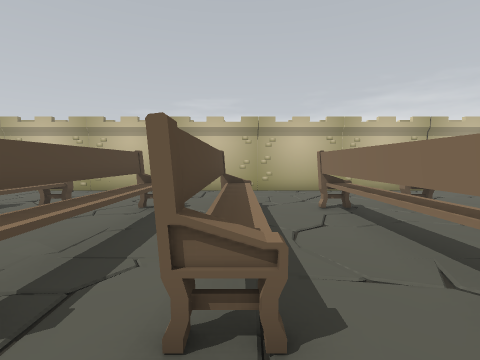
View 1 (above)

24 first-person views from a walk through a scene from a Unity 3-D project. The camera is 1.4 m above the floor, tilts 4° down and sees 85° across. The floor is counted in squares, 1 m on a side. Each view is taken from the middle of a square. On the plan, view 1 faces up. The plan holds only what a view shows up to about 13 squares ahead; the rest is blank. The place goes on beyond the plan. The player character is not drawn. Door leaves are left out, so doorways stand open.

View 2
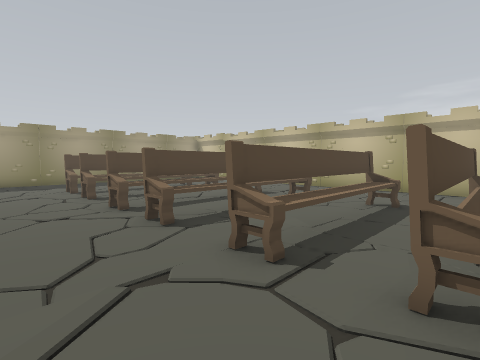

View 3
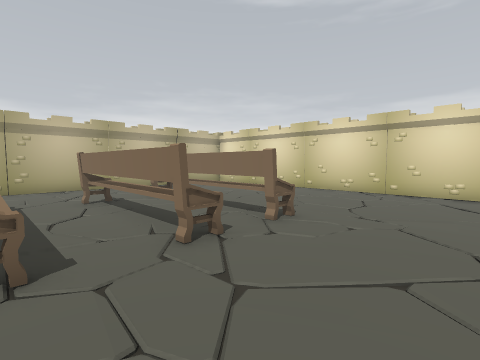

View 4
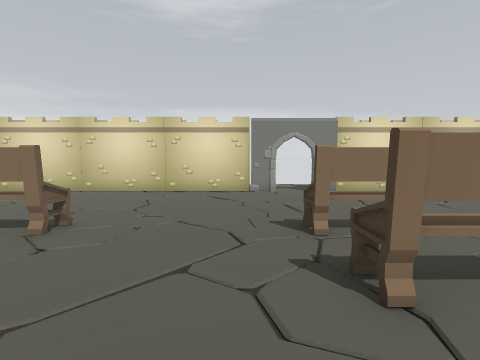

View 5
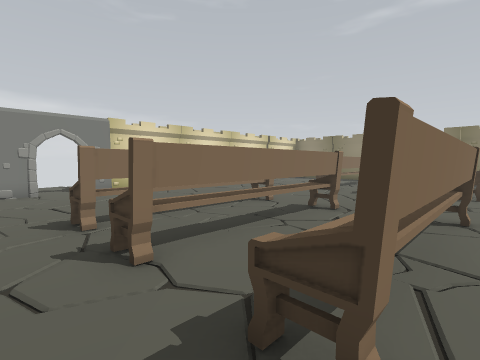

View 6
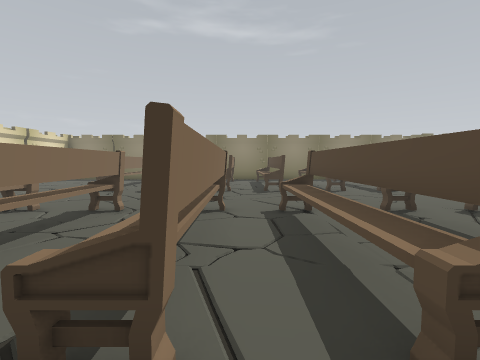

View 7
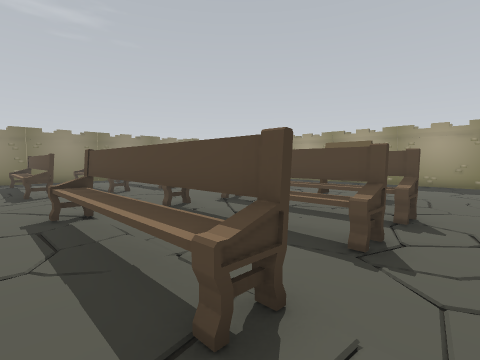

View 8
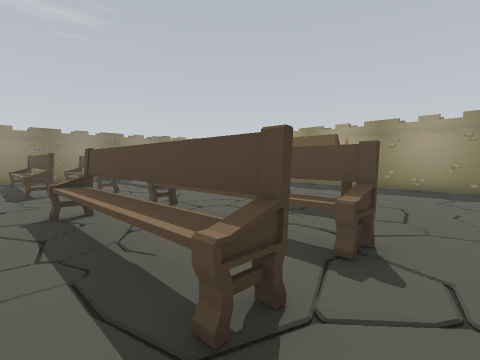

View 9
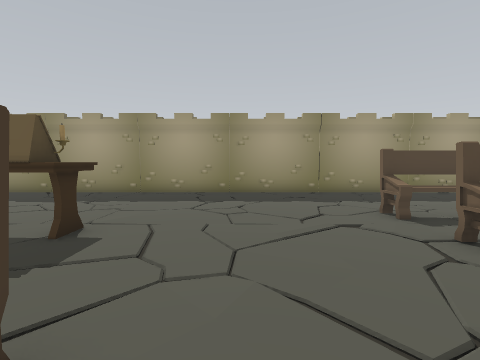

View 10
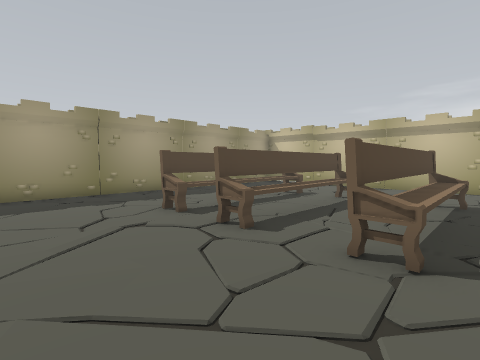

View 11
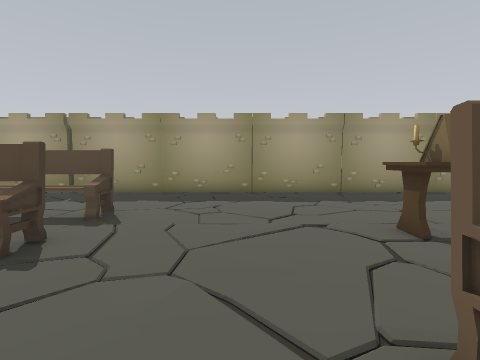

View 12
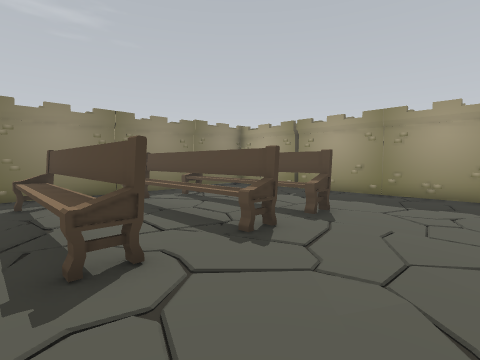

View 13
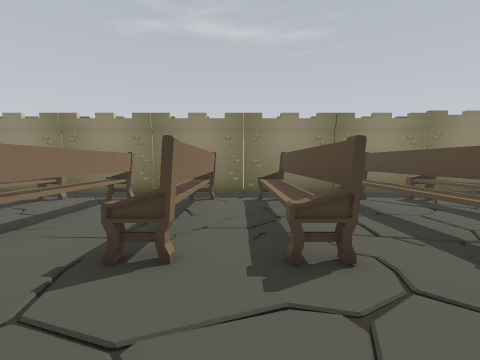

View 14
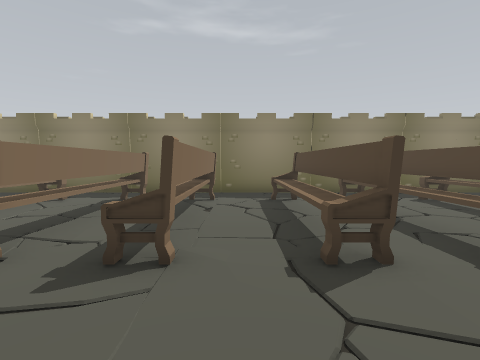

View 15
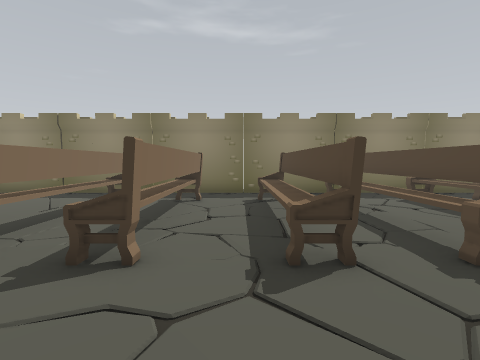

View 16
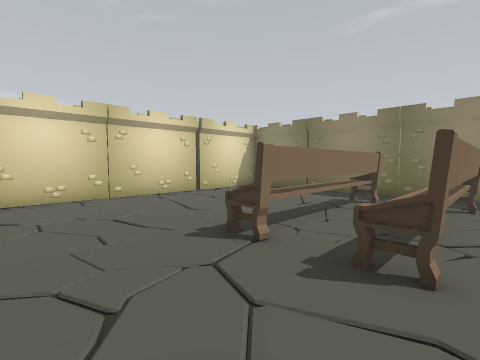

View 17
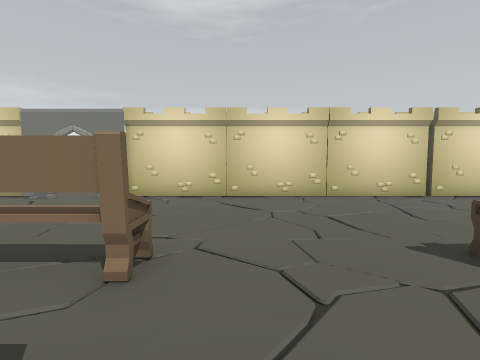

View 18
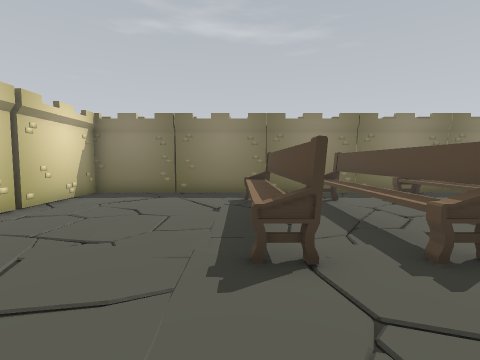

View 19
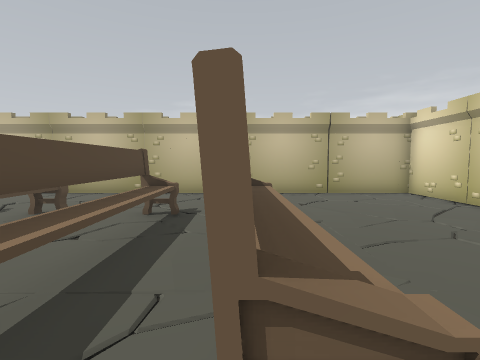

View 20
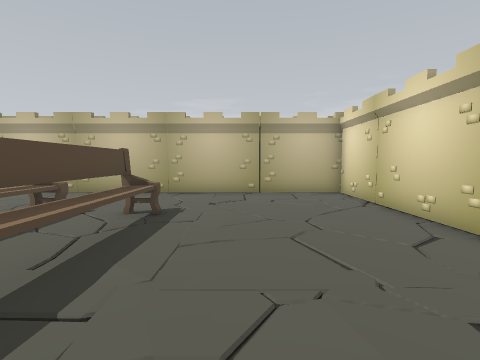

View 21
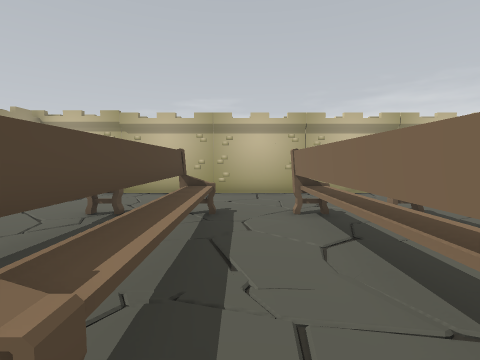

View 22
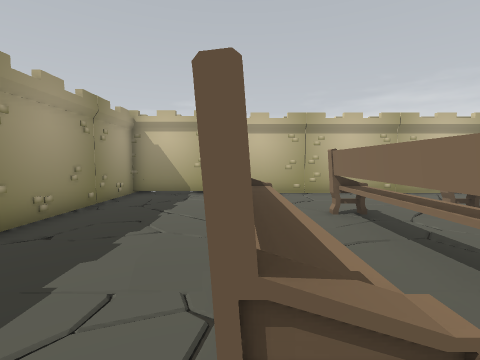

View 23
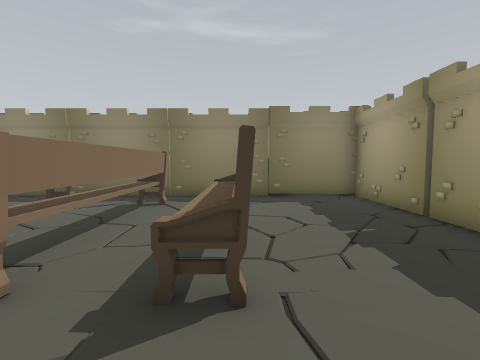

View 24
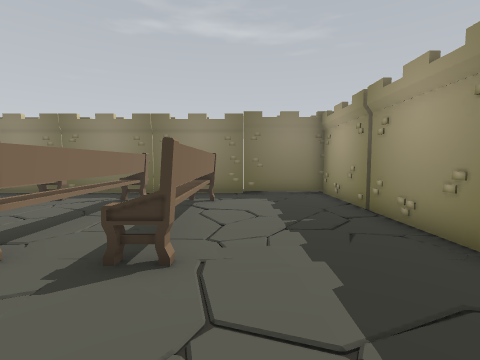

### Floor plan
Key: @ floor where view 1 was taken; # wall or solid block; . floor; D open door; = window, fence, low wall or low ledge; ^ raised ledge; T thing the floor can be seen under or through; O other object.
Columns run from 19 left of view 1 to 13 right of it. Each row starts with its distance up from view 1.
 13 #################################
 12 #...............................#
 11 #...............................#
 10 #............ ..................#
  9 #............ ..................#
  8 #....T^#^..^.#^.T^#^.#^.T^......#
  7 #....T^#^..^. ^.T^#^.#^.T^......#
  6 #....T^#^..^. ^.T^#^..^.T^......#
  5 #....T^#^..^. ^.T^#^..^.T^......#
  4 #....T^#^..^.T^.T^#^..^.T^......#
  3 #....T^#^..^.T^.T^#^..^.T^......#
  2 #....T^#^..^.T^.T^#^..^.T^......#
  1 #...............................#
  0 #..................@............#
 -1 #................. .............#
 -2 #................ ..............#
 -3 #..........=...... ...=........##
 -4 #..........^.T^.#^#^..^.T^.....D
 -5 #.....OOO..^.T^.#^#^..^.T^.....D
 -6 #..... OO..^.T^.#^#^ .^.T .....##
 -7 #..... OO..^.T^.#^#^ .^.T^...  .#
 -8 #.....OOO..^.T^.#^#^ .#.^^......#
 -9 #..........^.T^.#^#^ .^.#^......#
-10 #..........=.......= .=.........#
-11 #...............................#
-12 #...................  ..........#
-13 #...............................#
-14 #...............................#
-15 #....T^#^..^.#^.T^#^..^.T^......#
-16 #....T^#^..^.#^.T^#^..^.T^......#
-17 #....T^#^..^.#^.T^#^..^.T^......#
-18 #....#^#^..^.#^.T^#^..^.T^......#
-19 #....#^#^..^.#^.T^#^.#^.T^......#
-20 #....#^#^..^.#^.T^#^.#^.T^......#
-21 #.......=..=.......=..=.........#
-22 #...............................#
-23 #################################

Positions as (right, up) in squares from view 1, and headings:
1: (0, 0), facing up
2: (0, -1), facing up-left
3: (0, -2), facing up-right
4: (0, -2), facing right
5: (-1, -2), facing down-right
6: (-1, -2), facing down
7: (-1, -2), facing down-left
8: (-4, -2), facing down-left
9: (-7, -2), facing left
10: (-7, -2), facing up-left
11: (-7, -11), facing left
12: (-7, -11), facing down-left
13: (-7, -11), facing down
14: (-4, -11), facing down
15: (1, -11), facing down
16: (2, -11), facing down-right
17: (2, -11), facing right
18: (6, -11), facing down
19: (5, 1), facing up
20: (8, 1), facing up
21: (-10, 1), facing up
22: (-14, 1), facing up
23: (-14, -12), facing down
24: (-15, -11), facing down
